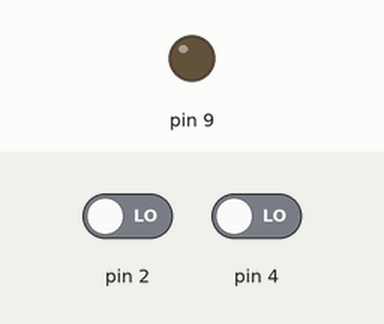
The sketch below on a simulated Arduino Uno, built with avr-gcc and run on an emulated ATmega328P. On the bench: output pins drawn as LEDs (lit = HIGH). Dashed ring = blinking. The inputs (shaded band) are chosen by the test bench; at power-on: pin 2 LOW, pin 4 LOW.

Above: at 1.2 s.
1.3 s: pin 2 driven HIGH
At 1.6 s:
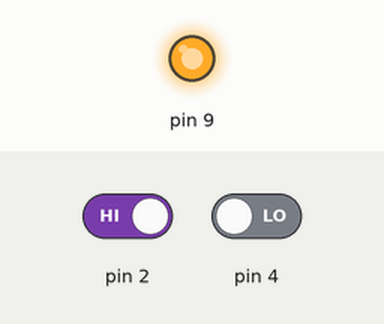
4.3 s: pin 2 driven LOW
At 6.9 s:
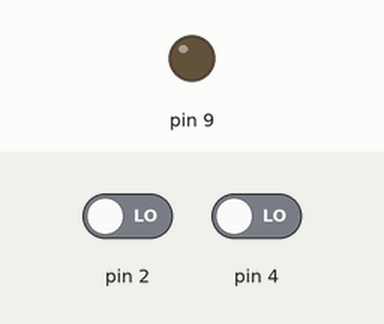
7.2 s: pin 4 driven HIGH
At 10.0 s:
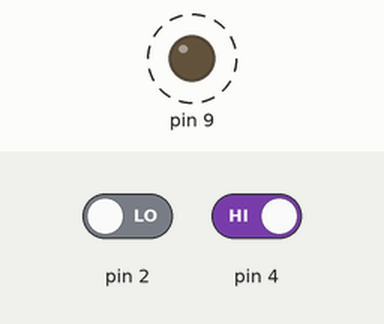
10.2 s: pin 4 driven LOW
At 10.7 s:
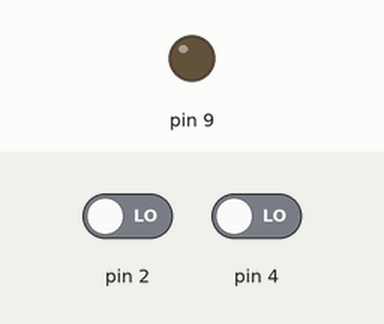
Timing chart, 0 to 12.7 s (numbered marks = the images above; inputs shaded):
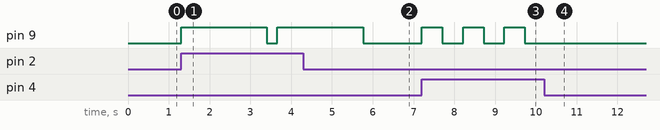

Measured:
- after the input at 1.3 s, pin 9: LOW → HIGH at once, → LOW 2.1 s later, → HIGH 0.26 s later
- after the input at 4.3 s, pin 9: goes on until 5.8 s, then stays LOW
- after the input at 7.2 s, pin 9: alternates HIGH for 0.50 s and LOW for 0.51 s, starting at once
- after the input at 10.2 s, pin 9: stops changing and stays LOW

The sketch:

dwa_przyciski1.ino
```cpp
int buttonState1 = 1;
int buttonState2 = 1;

void setup()
{
  pinMode(4, INPUT);
  pinMode(2, INPUT);
  pinMode(9, OUTPUT);
  digitalWrite(9, LOW);

}

void loop()
{
  buttonState1 = digitalRead(2);
  buttonState2 = digitalRead(4);

  if (buttonState1 == HIGH)
  {
    for(int i=1; i<10; i++)
    {
    digitalWrite(9, HIGH);
      delay(2100);
    digitalWrite(9, LOW);
      delay(250);
    buttonState1 = digitalRead(4);
      if(buttonState1 == LOW)
        break;
    }
  }
  else if(buttonState1 == LOW)
  {
    digitalWrite(9, LOW);
  }
  if(buttonState2 == HIGH)
  {
    for(int i=1; i<50; i++)
    {
    digitalWrite(9, HIGH);
    delay(500);
   	digitalWrite(9, LOW);
    delay(500);
    buttonState2 = digitalRead(2);
      if(buttonState2 == LOW) break;
    }
  }
  else if(buttonState2 == LOW)
  {
    digitalWrite(9, LOW);
  }
  delay(10);
}
```
